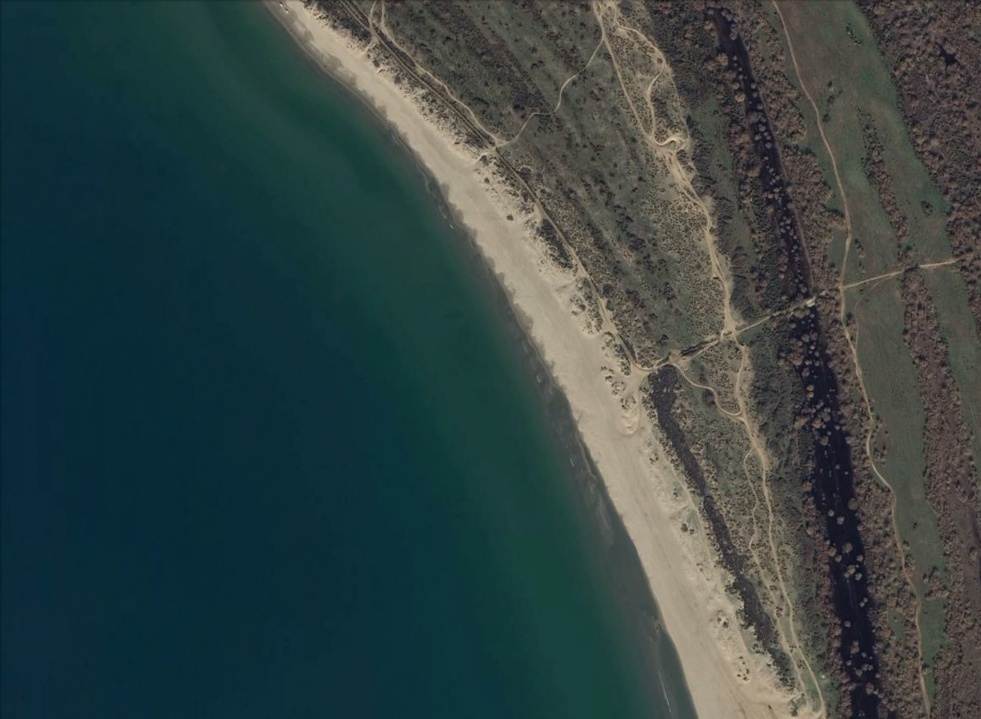
#> input picture datasets/sources/source-less-features/source/1Coast.jpg, 981 x 719 px, shrunk from 1155 x 847 before the run; its folder holds only this picture in this run
$ python create-dataset.py
#> lines starting #> are read from the running program, lines starting #| are printed output that depends on the picture
# This script is used to generate experiment datasets
# Should fix weird hardcoded path strings
#
#
import cv2 as cv
import os

source_directory = '../datasets/sources/source-less-features/source'
templates_directory = '../datasets/templates/templates-less-features/images'
crop_height = 200
crop_width = 200

# Open text file that will include image name and most left pixel
file = open("../datasets/templates/templates-less-features/less-features-loc.txt", "w")

# Append each image path into a list
source_paths = [os.path.join(source_directory, image_path) for image_path in os.listdir(source_directory)]

source_paths.sort()

images = []
for image_path in source_paths:
    images.append(cv.imread(image_path))


counter = 0
for img in images:
    img_height, img_width, _ = img.shape
    for most_top_pixel in range(0, img_height - crop_height, crop_height):
        for most_left_pixel in range(0, img_width - crop_width, crop_width):
            cropped_img = img[most_top_pixel:most_top_pixel + crop_height, most_left_pixel:most_left_pixel + crop_width]
            print(cropped_img.shape)
            cv.imwrite('{}/{}.png'.format(templates_directory, counter), cropped_img)
            file.write("{},{},\n".format(most_left_pixel, most_top_pixel))
            counter += 1
#> this loop made 1 pass
#> (img_height, img_width) on pass 1: (719, 981)
#| (200, 200, 3)
#| (200, 200, 3)
#| (200, 200, 3)
#| (200, 200, 3)
#| (200, 200, 3)
#| (200, 200, 3)
#| (200, 200, 3)
#| (200, 200, 3)
#| (200, 200, 3)
#| (200, 200, 3)
#> (further printed lines are left out)
#> pass 1, `cv.imwrite('{}/{}.png'.format(templates_directory, counter), cropped_i..`:
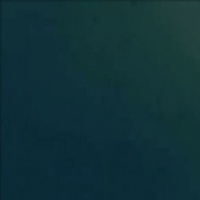
#> saved as 0.png: shape (200, 200, 3); mean B, G, R 56, 49.8, 16.3
#> pass 1, `cv.imwrite('{}/{}.png'.format(templates_directory, counter), cropped_i..`:
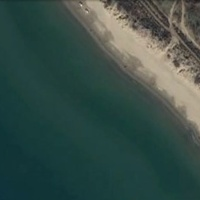
#> saved as 1.png: shape (200, 200, 3); mean B, G, R 72.1, 78.2, 57.1
#> pass 1, `cv.imwrite('{}/{}.png'.format(templates_directory, counter), cropped_i..`:
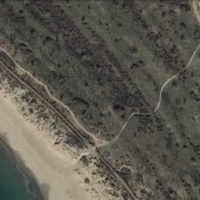
#> saved as 2.png: shape (200, 200, 3); mean B, G, R 79, 88.1, 91.4
#> pass 1, `cv.imwrite('{}/{}.png'.format(templates_directory, counter), cropped_i..`:
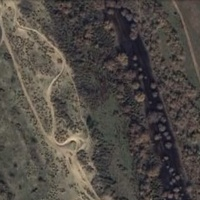
#> saved as 3.png: shape (200, 200, 3); mean B, G, R 69, 74.3, 79.8
#> after the loop, counter = 12

$ run again, on datasets/sources/source-less-features/source/2Coast.jpg
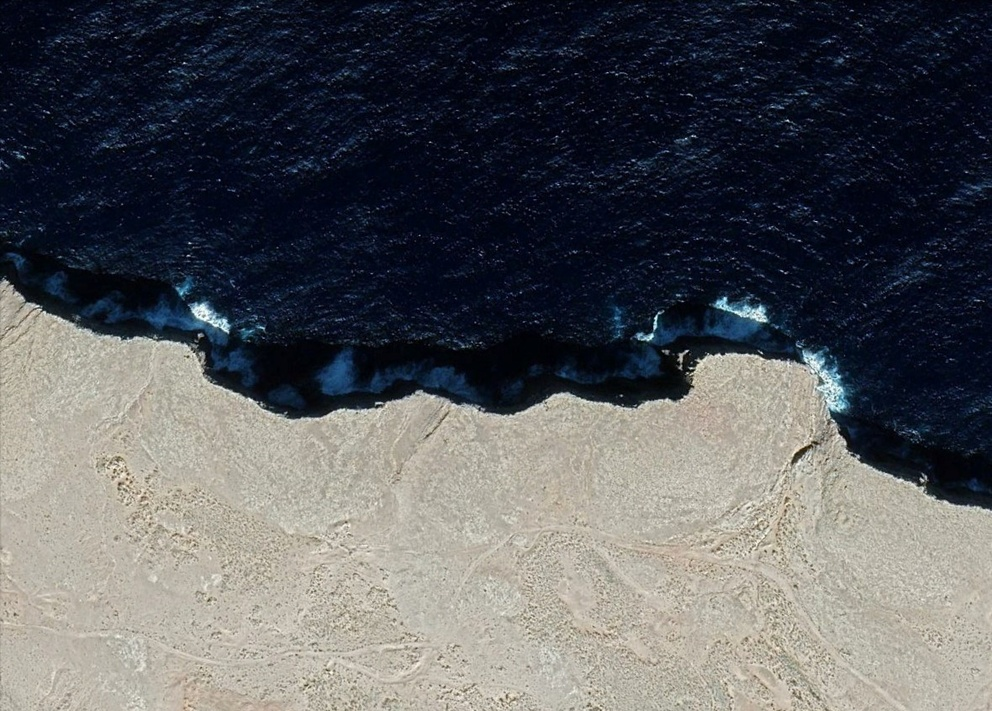
#> input picture datasets/sources/source-less-features/source/2Coast.jpg, 992 x 711 px, shrunk from 1180 x 846 before the run
#> the loop `for img in images:` made 1 pass
#> (img_height, img_width) on pass 1: (711, 992)
#> (printed output is left out)
#> pass 1, `cv.imwrite('{}/{}.png'.format(templates_directory, counter), cropped_i..`:
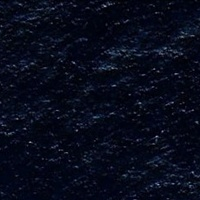
#> saved as 2.png: shape (200, 200, 3); mean B, G, R 26.8, 11.5, 7.8
#> pass 1, `cv.imwrite('{}/{}.png'.format(templates_directory, counter), cropped_i..`:
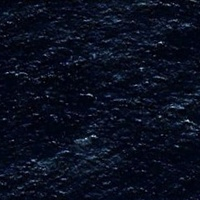
#> saved as 3.png: shape (200, 200, 3); mean B, G, R 31.4, 15.6, 10.6
#> after the loop `for img in images:`: counter = 12

$ run again, on datasets/sources/source-less-features/source/4Mountain.jpg
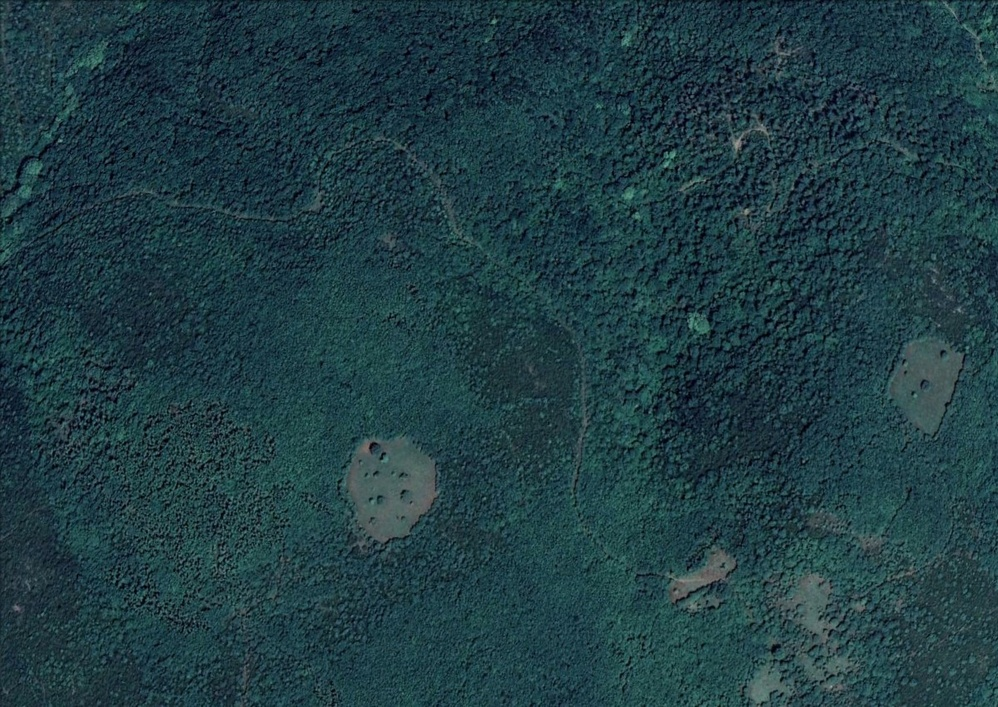
#> input picture datasets/sources/source-less-features/source/4Mountain.jpg, 998 x 707 px, shrunk from 1199 x 850 before the run
#> the loop `for img in images:` made 1 pass
#> (img_height, img_width) on pass 1: (707, 998)
#> (printed output is left out)
#> pass 1, `cv.imwrite('{}/{}.png'.format(templates_directory, counter), cropped_i..`:
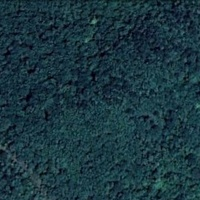
#> saved as 2.png: shape (200, 200, 3); mean B, G, R 63.6, 54.2, 26.6
#> pass 1, `cv.imwrite('{}/{}.png'.format(templates_directory, counter), cropped_i..`:
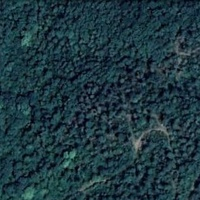
#> saved as 3.png: shape (200, 200, 3); mean B, G, R 64.8, 56.2, 31
#> after the loop `for img in images:`: counter = 12
